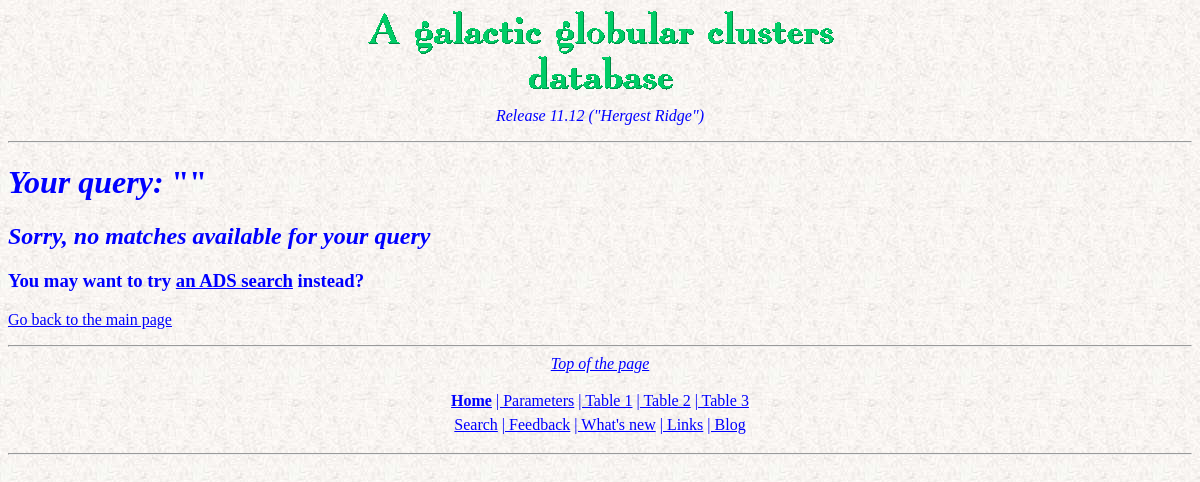
The app's page /findbiblio.php, older data.
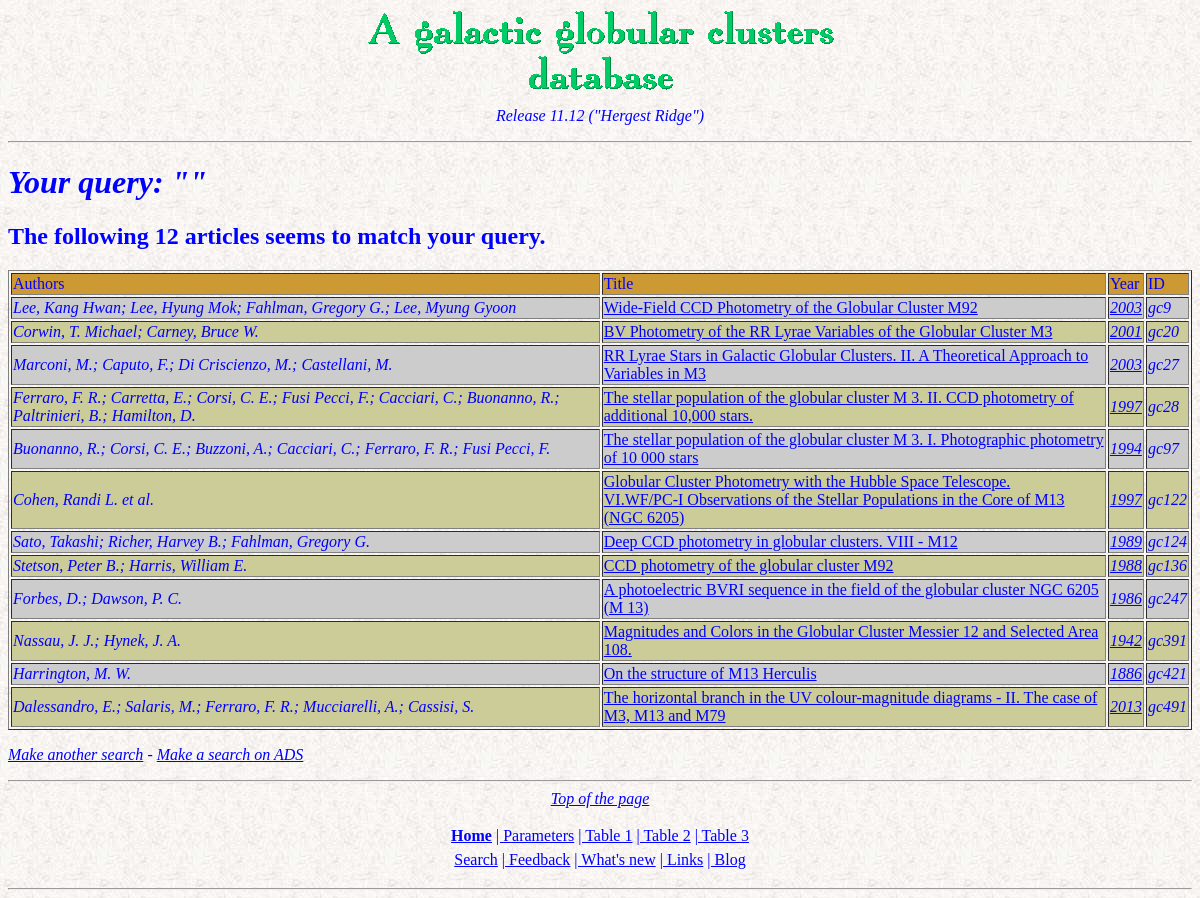
The same page, newer data.
### tables this page shows
CREATE TABLE `biblioclusters` (
  `authors` tinytext NOT NULL,
  `title` tinytext NOT NULL,
  `journal` tinytext NOT NULL,
  `adslink` tinytext,
  `ID` int(4) NOT NULL DEFAULT '0',
  `mdate` timestamp NOT NULL DEFAULT '0000-00-00 00:00:00',
  `annoarti` smallint(4) NOT NULL DEFAULT '0',
  `cmdiagrams` tinytext NOT NULL,
  `biblio_date` date NOT NULL DEFAULT '0000-00-00',
  `linkima` tinytext,
  `otherlink` mediumtext,
  `jf_link` tinytext,
  `abstract` text,
  `numvis` int(11) NOT NULL DEFAULT '0'
);

### findbiblio.php (the view, shortened to what this page needs)
<?php
$mytext= $_GET['mytext'];
$radios= $_GET['radios'];
$mytext=trim($mytext);
switch($radios)
{
default:
	$myquery = "SELECT * FROM biblioclusters where title like '%$mytext%'";
	$frase="0";
}
$selbib = mysql_query($myquery) or die("Query failed");
$numres = mysql_num_rows($selbib);
if (!$numres) {
echo '<HTML><HEAD><TITLE>';
echo 'GGCs database: no biblio selected';
echo "</TITLE>\n";
echo "</HEAD>\n";
echo "<BODY background=\"backgr2.jpg\" TEXT=\"#0000FF\" LINK=\"#0000FF\" VLINK=\"#A020F0\" ALINK=\"#FF0000\">\n";
include 'inte2.php';
echo '<h1>','<i>Your query: </i>"',$mytext,'"</h1>';
echo "<h2><i>Sorry, no matches available for your query</i></h2>\n";
echo '<h3>You may want to try <a href="http://adsabs.harvard.edu/abstract_service.html">
an ADS search</a> instead?</h3>';
echo '<p><a href="index.php">Go back to the main page</a></p>';
echo '</body></html>';
exit;
}
if ($numres > 0) {
echo '<HTML><HEAD><TITLE>';
echo 'GGCs database: results of your query';
echo "</TITLE>\n";
echo "</HEAD>\n";
echo "<BODY background=\"backgr2.jpg\" TEXT=\"#0000FF\" LINK=\"#0000FF\" VLINK=\"#A020F0\" ALINK=\"#FF0000\">\n";
include 'inte2.php';
echo '<h1>','<i>Your query: "',$mytext,'"</i></h1>';
if (!$frase)
{
   print "<h2>The following $numres articles seems to match your query.</h2><p>\n";
}
   print "<table border=1>\n";
?>
<tr bgcolor="#CC9933">
<td>Authors</td>
<td>Title</td>
<td>Year</td>
<td>ID</td>
</tr>
<?php
    $icol=1;
  while ($line = mysql_fetch_row($selbib)) {
    $icol++;
      $icol2=$icol/2;
      if (is_int($icol2))
      {
              print "\t<tr bgcolor=\"#CCCCCC\">\n";
          }
      else
          {
              print "\t<tr bgcolor=\"#CCCC99\">\n";
          }
   print "\t\t<td><i>".$line[0]."</i></td>\n";
   print "\t\t<td>".'<a href="article.php?idart='.$line[4].'">'.$line[1]."</td>\n";
   if($yearsel)
   {
     print"\t\t<td><i><a href=\"http://en.wikipedia.org/wiki/".$line[6].'">'.$line[6].'</a></i>';
   }
   else
   {
     print"\t\t<td><i><a href=\"findbiblio.php?mytext=".$line[6]."&radios=yr\">".$line[6].'</a></i>';
   }
   print "\t\t<td><i>gc".$line[4]."</i></td>\n";
   print "\t</tr>\n";
	}
}
print "</table>\n";
echo '<p><i><a href="bibliosearch.php">Make another search</a>';
echo ' - <a href="http://adsabs.harvard.edu/abstract_service.html">Make a search on ADS</a></i>';
echo '</body></html>';
?>
</body>
</html>

### inte2.php
<center>
<a href="index.php">
<img src="globular_1.gif" border="0"><br>
<img src="globular_2.gif" border="0">
</a>
<p><i>
Release 11.12 ("Hergest Ridge")</i>
<p><hr><p>
</center>

Row changes from the older to the newer data that the page shows:
added biblioclusters: authors "Lee, Kang Hwan; Lee, Hyung Mok; Fahlman, Gregory G.; Lee, Myung Gyoon", title "Wide-Field CCD Photometry of the Globular Cluster M92", annoarti "2003", ID "9"
added biblioclusters: authors "Corwin, T. Michael; Carney, Bruce W.", title "BV Photometry of the RR Lyrae Variables of the Globular Cluster M3", annoarti "2001", ID "20"
added biblioclusters: authors "Marconi, M.; Caputo, F.; Di Criscienzo, M.; Castellani, M.", title "RR Lyrae Stars in Galactic Globular Clusters. II. A Theoretical Approach to Variables in M3", annoarti "2003", ID "27"
added biblioclusters: authors "Ferraro, F. R.; Carretta, E.; Corsi, C. E.; Fusi Pecci, F.; Cacciari, C.; Buonanno, R.; Paltrinieri, B.; Hamilton, D.", title "The stellar population of the globular cluster M 3. II. CCD photometry of additional 10,000 stars.", annoarti "1997", ID "28"
added biblioclusters: authors "Buonanno, R.; Corsi, C. E.; Buzzoni, A.; Cacciari, C.; Ferraro, F. R.; Fusi Pecci, F.", title "The stellar population of the globular cluster M 3. I. Photographic photometry of 10 000 stars", annoarti "1994", ID "97"
added biblioclusters: authors "Cohen, Randi L. et al.", title "Globular Cluster Photometry with the Hubble Space Telescope. VI.WF/PC-I Observations of the Stellar Populations in the Core of M13 (NGC 6205)", annoarti "1997", ID "122"
added biblioclusters: authors "Sato, Takashi; Richer, Harvey B.; Fahlman, Gregory G.", title "Deep CCD photometry in globular clusters. VIII - M12", annoarti "1989", ID "124"
added biblioclusters: authors "Stetson, Peter B.; Harris, William E.", title "CCD photometry of the globular cluster M92", annoarti "1988", ID "136"
added biblioclusters: authors "Forbes, D.; Dawson, P. C.", title "A photoelectric BVRI sequence in the field of the globular cluster NGC 6205 (M 13)", annoarti "1986", ID "247"
added biblioclusters: authors "Nassau, J. J.; Hynek, J. A.", title "Magnitudes and Colors in the Globular Cluster Messier 12 and Selected Area 108.", annoarti "1942", ID "391"
added biblioclusters: authors "Harrington, M. W.", title "On the structure of M13 Herculis", annoarti "1886", ID "421"
added biblioclusters: authors "Dalessandro, E.; Salaris, M.; Ferraro, F. R.; Mucciarelli, A.; Cassisi, S.", title "The horizontal branch in the UV colour-magnitude diagrams - II. The case of M3, M13 and M79", annoarti "2013", ID "491"
Text that changed along with them:
$numres: (not shown) → "12"
text no longer shown: "Your query: Sorry, no matches available for your query You may want to try an ADS search instead? Go back to the main page"
text now shown: "Your query: \" The following articles seems to match your query. Authors Title Year ID Make another search - Make a search on ADS"
